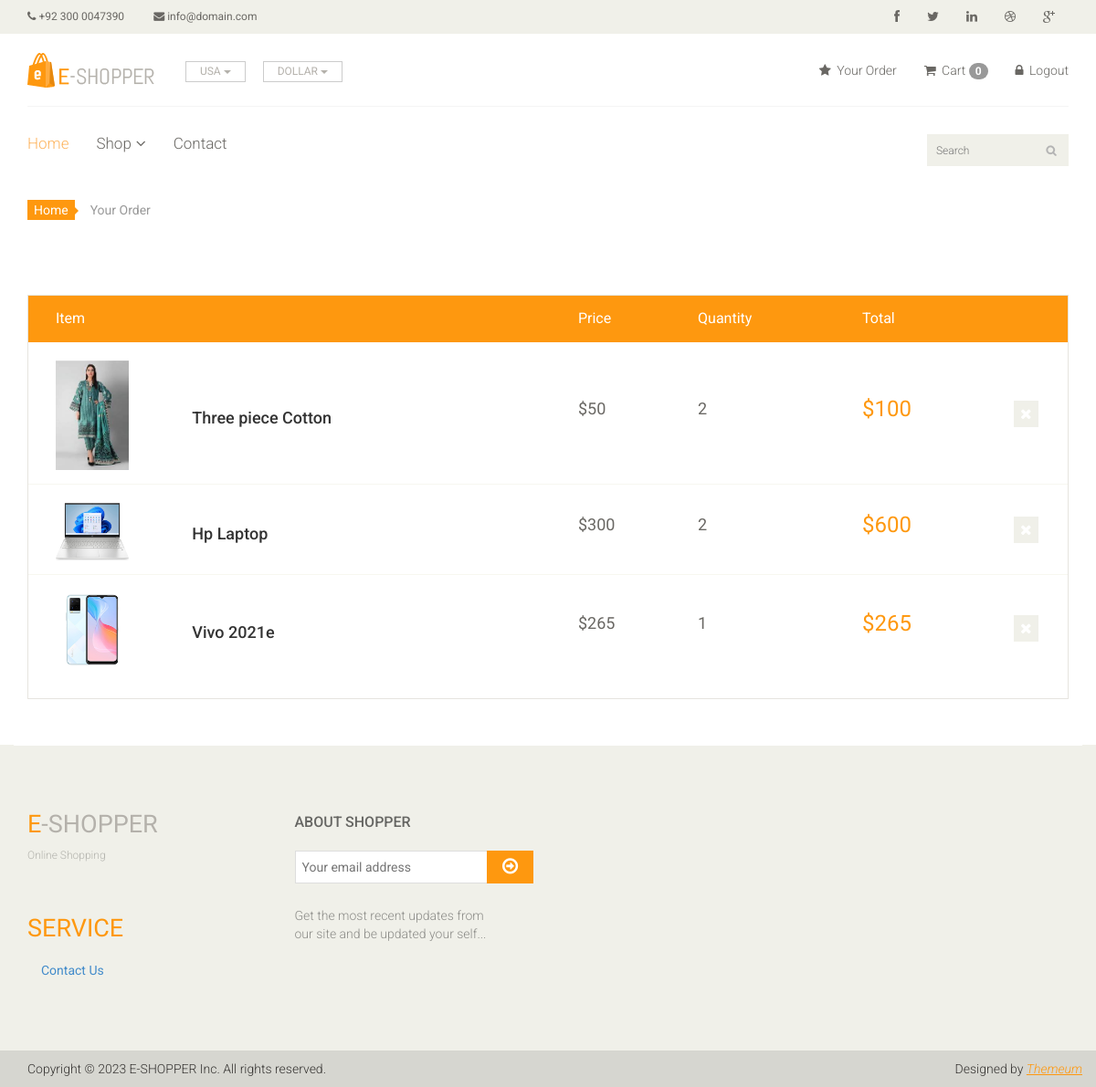
/order/ (signed in), run on the app's committed database.
### app/models.py (models this page shows, shortened)
class Order(models.Model):
    image = models.ImageField(upload_to='ecommerce/order/image')
    product = models.CharField(max_length=15)
    user = models.ForeignKey(User,on_delete=models.CASCADE)
    price = models.IntegerField()
    quantity = models.CharField(max_length=5)
    total = models.CharField(max_length=1000,default=" ")
    address = models.TextField(null=False)
    phone = models.IntegerField()
    pincode = models.CharField(max_length=10)
    date = models.DateField(default=datetime.datetime.today)

### e_commerce/views.py (the view)
# urls.py: path('order/',views.Your_order,name='order'),
def Your_order(request):
    uid = request.session.get('_auth_user_id')
    user = User.objects.get(pk=uid)
    order = Order.objects.filter(user=user)
    context = {
        'order': order,
    }
    return render(request,'order.html',context)

### templates/order.html
{% extends 'master.html' %}
{% block body %}
<section id="cart_items">
		<div class="container">
			<div class="breadcrumbs">
				<ol class="breadcrumb">
				  <li><a href="#">Home</a></li>
				  <li class="active">Your Order</li>
				</ol>
			</div>
			<div class="table-responsive cart_info">
				<table class="table table-condensed">
					<thead>
						<tr class="cart_menu">
							<td class="image">Item</td>
							<td class="description"></td>
							<td class="price">Price</td>
							<td class="quantity">Quantity</td>
							<td class="total">Total</td>
							<td></td>
						</tr>
					</thead>
					<tbody>
						{% for i in order %}
						<tr>
							<td class="cart_product">
								<a href=""><img src="{{i.image}}" style="width:80px;" alt=""></a>
							</td>
							<td class="cart_description">
								<h4>{{i.product}}</h4>
							</td>
							<td class="cart_price">
								<p>${{i.price}}</p>
							</td>
							<td class="cart_price">
								<div class="cart_quantity_button">
									<p>{{i.quantity}}</p>
								</div>
							</td>
							<td class="item_total">
								<p class="cart_total_price">${{i.total}}</p>
							</td>
							<td class="cart_delete">
								<a class="cart_quantity_delete" href=""><i class="fa fa-times"></i></a>
							</td>
						</tr>
						{% endfor %}
					</tbody>
				</table>
			</div>
		</div>
	</section>
{% endblock %}

### static/css/main.css (style rules this page uses)
body { font-family: 'Roboto', sans-serif; background:; position: relative; font-weight:400px; }
a { -webkit-transition: 300ms; -moz-transition: 300ms; -o-transition: 300ms; transition: 300ms; }
h1, h2, h3, h4, h5, h6 { font-family: 'Roboto', sans-serif; }
.breadcrumbs { position: relative; }
.breadcrumbs .breadcrumb { background:transparent; margin-bottom: 75px; padding-left: 0; }
.breadcrumbs .breadcrumb li a { background:#FE980F; color: #FFFFFF; padding: 3px 7px; }
.breadcrumbs .breadcrumb li a:after { content:""; height:auto; width: auto; border-width: 8px; border-style: solid; border-color:transparent transparent transparent #FE980F; position: absolute; top: 11px; left:48px; }
.breadcrumbs .breadcrumb > li + li:before { content: " "; }
#cart_items .cart_info { border: 1px solid #E6E4DF; margin-bottom: 50px }
#cart_items .cart_info .cart_menu { background: #FE980F; color: #fff; font-size: 16px; font-family: 'Roboto', sans-serif; font-weight: normal; }
#cart_items .cart_info .table.table-condensed thead tr { height: 51px; }
#cart_items .cart_info .table.table-condensed tr { border-bottom: 1px solid#F7F7F0 }
#cart_items .cart_info .table.table-condensed tr:last-child { border-bottom: 0 }
.cart_info table tr td { border-top: 0 none; vertical-align: inherit; }
#cart_items .cart_info .image { padding-left: 30px; }
#cart_items .cart_info .cart_description h4 { margin-bottom: 0 }
#cart_items .cart_info .cart_price p { color:#696763; font-size: 18px }
#cart_items .cart_info .cart_total_price { color: #FE980F; font-size: 24px; }
.cart_product { display: block; margin: 15px -70px 10px 25px; }
.cart_delete { display: block; margin-right: -12px; overflow: hidden; }
.cart_delete a { background:#F0F0E9; color: #FFFFFF; padding: 5px 7px; font-size: 16px }

### data on the page
Order: image (picture), product "Three piece Cotton", price "50", quantity "2", total "100"
Order: image (picture), product "Hp Laptop", price "300", quantity "2", total "600"
Order: image (picture), product "Vivo 2021e", price "265", quantity "1", total "265"

### other printed values
{{ request.session.cart|length }} "0"
